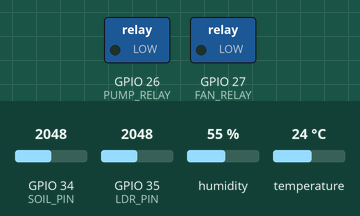
Recording of a sketch running on a simulated ESP32. On the bench: switched loads named in the sketch (green lamp = pin HIGH). The inputs (shaded band) are chosen by the test bench; at power-on: temperature 24 °C, GPIO 34 (SOIL_PIN) = 2048, GPIO 35 (LDR_PIN) = 2048, humidity 55 %. WiFi joins after 1.5 s; servers stay silent unless stated; what the sketch prints to the serial monitor is not drawn.

Above: at 2.7 s.
2.8 s: temperature set to 28.4 °C
7.2 s: temperature set to 29.5 °C
At 10.9 s:
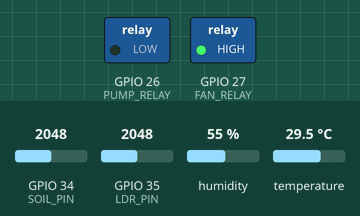
11.5 s: GPIO 34 (SOIL_PIN) set to 2283
13.2 s: GPIO 34 (SOIL_PIN) set to 2364
At 15.1 s:
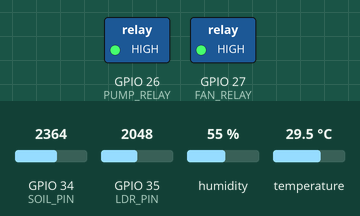
15.5 s: temperature set to 26.5 °C
19.2 s: temperature set to 25.4 °C
At 22.5 s:
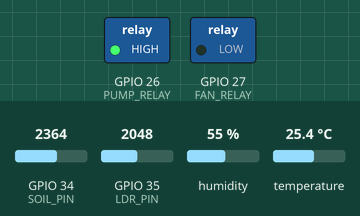
Timing chart, 0 to 47.5 s (numbered marks = the images above; inputs shaded):
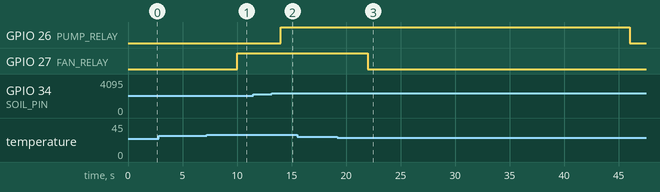

The sketch:

smart_automation.ino
```cpp
/*
 * Smart Irrigation & Climate Automation System
 * ----------------------------------------------
 * Platform: ESP32 DevKit
 *
 * Reads soil moisture, temperature/humidity, and ambient light, then
 * automates a water pump and a ventilation fan with hysteresis control
 * (to avoid relay chatter at the threshold boundary). Exposes a small
 * built-in web dashboard over WiFi for live status + manual override.
 *
 * Sensors:
 *   - DHT22            -> GPIO4   (temperature / humidity)
 *   - Soil moisture     -> GPIO34  (analog, capacitive sensor)
 *   - LDR light sensor   -> GPIO35  (analog, voltage divider)
 * Actuators:
 *   - Pump relay        -> GPIO26
 *   - Fan relay         -> GPIO27
 *
 * Author: polik (EE student)
 */

#include <WiFi.h>
#include <WebServer.h>
#include <DHT.h>

// ---------------------------------------------------------------------------
// Pin configuration
// ---------------------------------------------------------------------------
#define DHTPIN        4
#define DHTTYPE       DHT22
#define SOIL_PIN      34
#define LDR_PIN       35
#define PUMP_RELAY    26
#define FAN_RELAY     27

// ---------------------------------------------------------------------------
// WiFi credentials - fill these in before flashing
// ---------------------------------------------------------------------------
const char *WIFI_SSID = "YOUR_WIFI_SSID";
const char *WIFI_PASS = "YOUR_WIFI_PASSWORD";

// ---------------------------------------------------------------------------
// Automation thresholds (with hysteresis to prevent relay chatter)
// ---------------------------------------------------------------------------
const int SOIL_DRY_THRESHOLD  = 30;   // % below this -> start watering
const int SOIL_WET_THRESHOLD  = 55;   // % above this -> stop watering
const float TEMP_HOT_THRESHOLD = 29.0; // C above this -> fan on
const float TEMP_OK_THRESHOLD  = 26.0; // C below this -> fan off

// Safety: never run the pump longer than this in one cycle (dry-run / burst-pipe protection)
const unsigned long MAX_PUMP_RUNTIME_MS = 30UL * 1000UL; // 30 s

DHT dht(DHTPIN, DHTTYPE);
WebServer server(80);

bool pumpOn = false;
bool fanOn = false;
unsigned long pumpStartTime = 0;
bool manualOverride = false; // set true via dashboard to pause automation

float lastTemp = NAN, lastHumidity = NAN;
int lastSoilPct = -1, lastLightPct = -1;

// ---------------------------------------------------------------------------
// Sensor reading helpers
// ---------------------------------------------------------------------------
int readSoilPercent() {
  int raw = analogRead(SOIL_PIN);           // 0-4095 on ESP32 ADC
  // Calibrate for your sensor: raw ~ 2800 in dry air, ~1200 fully submerged.
  int pct = map(raw, 2800, 1200, 0, 100);
  return constrain(pct, 0, 100);
}

int readLightPercent() {
  int raw = analogRead(LDR_PIN);
  return constrain(map(raw, 0, 4095, 0, 100), 0, 100);
}

// ---------------------------------------------------------------------------
// Automation logic - hysteresis control so relays don't chatter at the edge
// ---------------------------------------------------------------------------
void runAutomation() {
  if (manualOverride) return;

  // --- Irrigation control ---
  if (!pumpOn && lastSoilPct >= 0 && lastSoilPct < SOIL_DRY_THRESHOLD) {
    pumpOn = true;
    pumpStartTime = millis();
    digitalWrite(PUMP_RELAY, HIGH);
    Serial.println("[AUTOMATION] Soil dry -> pump ON");
  } else if (pumpOn && lastSoilPct >= SOIL_WET_THRESHOLD) {
    pumpOn = false;
    digitalWrite(PUMP_RELAY, LOW);
    Serial.println("[AUTOMATION] Soil wet -> pump OFF");
  }

  // Safety cutoff regardless of sensor reading
  if (pumpOn && (millis() - pumpStartTime > MAX_PUMP_RUNTIME_MS)) {
    pumpOn = false;
    digitalWrite(PUMP_RELAY, LOW);
    Serial.println("[SAFETY] Max pump runtime exceeded -> pump forced OFF");
  }

  // --- Climate control ---
  if (!isnan(lastTemp)) {
    if (!fanOn && lastTemp > TEMP_HOT_THRESHOLD) {
      fanOn = true;
      digitalWrite(FAN_RELAY, HIGH);
      Serial.println("[AUTOMATION] Too hot -> fan ON");
    } else if (fanOn && lastTemp < TEMP_OK_THRESHOLD) {
      fanOn = false;
      digitalWrite(FAN_RELAY, LOW);
      Serial.println("[AUTOMATION] Cooled down -> fan OFF");
    }
  }
}

// ---------------------------------------------------------------------------
// Web dashboard
// ---------------------------------------------------------------------------
void handleRoot() {
  String html = "<html><head><meta http-equiv='refresh' content='5'>";
  html += "<title>Automation Dashboard</title></head><body style='font-family:sans-serif'>";
  html += "<h2>Smart Irrigation & Climate Automation</h2>";
  html += "<p>Temperature: " + String(lastTemp) + " C</p>";
  html += "<p>Humidity: " + String(lastHumidity) + " %</p>";
  html += "<p>Soil moisture: " + String(lastSoilPct) + " %</p>";
  html += "<p>Light level: " + String(lastLightPct) + " %</p>";
  html += "<p>Pump: " + String(pumpOn ? "ON" : "OFF") + "</p>";
  html += "<p>Fan: " + String(fanOn ? "ON" : "OFF") + "</p>";
  html += "<p>Manual override: " + String(manualOverride ? "ENABLED" : "disabled") + "</p>";
  html += "<p><a href='/toggle-override'>Toggle manual override</a></p>";
  html += "</body></html>";
  server.send(200, "text/html", html);
}

void handleToggleOverride() {
  manualOverride = !manualOverride;
  server.sendHeader("Location", "/");
  server.send(303);
}

// ---------------------------------------------------------------------------
// Setup / loop
// ---------------------------------------------------------------------------
void setup() {
  Serial.begin(115200);
  dht.begin();

  pinMode(PUMP_RELAY, OUTPUT);
  pinMode(FAN_RELAY, OUTPUT);
  digitalWrite(PUMP_RELAY, LOW);
  digitalWrite(FAN_RELAY, LOW);

  WiFi.begin(WIFI_SSID, WIFI_PASS);
  Serial.print("Connecting to WiFi");
  while (WiFi.status() != WL_CONNECTED) {
    delay(500);
    Serial.print(".");
  }
  Serial.println();
  Serial.print("Connected. Dashboard at: http://");
  Serial.println(WiFi.localIP());

  server.on("/", handleRoot);
  server.on("/toggle-override", handleToggleOverride);
  server.begin();
}

unsigned long lastSensorRead = 0;
const unsigned long SENSOR_INTERVAL_MS = 2000;

void loop() {
  server.handleClient();

  if (millis() - lastSensorRead >= SENSOR_INTERVAL_MS) {
    lastSensorRead = millis();
    lastTemp = dht.readTemperature();
    lastHumidity = dht.readHumidity();
    lastSoilPct = readSoilPercent();
    lastLightPct = readLightPercent();

    Serial.printf("Temp=%.1fC  Hum=%.1f%%  Soil=%d%%  Light=%d%%\n",
                  lastTemp, lastHumidity, lastSoilPct, lastLightPct);

    runAutomation();
  }
}
```

Measured:
- the behaviour switches between 29 and 29.1 °C on temperature (found by bisection; images 0 and 1)
- the behaviour switches between 2320 and 2321 on GPIO 34 (SOIL_PIN) (found by bisection; images 1 and 2)
- the behaviour switches between 26 and 25.9 °C on temperature (found by bisection; images 2 and 3)
- after the input at 2.8 s, every drawn part: stays the same
- after the input at 7.2 s, GPIO 27 (FAN_RELAY): LOW → HIGH after 2.8 s
- after the input at 11.5 s, every drawn part: stays the same
- after the input at 13.2 s, GPIO 26 (PUMP_RELAY): LOW → HIGH after 0.81 s
- after the input at 15.5 s, every drawn part: stays the same
- after the input at 19.2 s, GPIO 27 (FAN_RELAY): HIGH → LOW after 2.8 s
